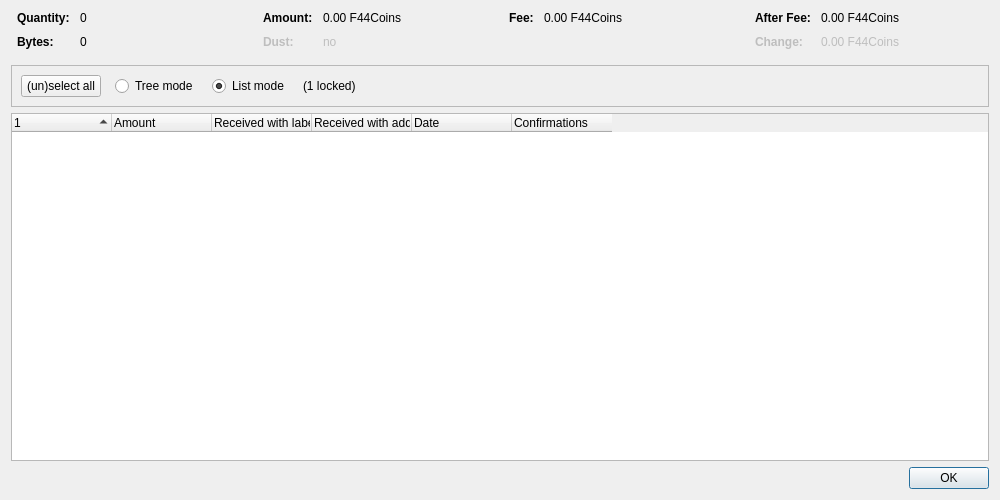
<?xml version="1.0" encoding="UTF-8"?>
<ui version="4.0">
 <class>CoinControlDialog</class>
 <widget class="QDialog" name="CoinControlDialog">
  <property name="geometry">
   <rect>
    <x>0</x>
    <y>0</y>
    <width>1000</width>
    <height>500</height>
   </rect>
  </property>
  <property name="windowTitle">
   <string>Coin Selection</string>
  </property>
  <layout class="QVBoxLayout" name="verticalLayout">
   <item>
    <layout class="QHBoxLayout" name="horizontalLayoutTop" stretch="0,0,0,0">
     <property name="topMargin">
      <number>0</number>
     </property>
     <property name="bottomMargin">
      <number>10</number>
     </property>
     <item>
      <layout class="QFormLayout" name="formLayoutCoinControl1">
       <property name="horizontalSpacing">
        <number>10</number>
       </property>
       <property name="verticalSpacing">
        <number>10</number>
       </property>
       <property name="leftMargin">
        <number>6</number>
       </property>
       <property name="rightMargin">
        <number>6</number>
       </property>
       <item row="0" column="0">
        <widget class="QLabel" name="labelCoinControlQuantityText">
         <property name="font">
          <font>
           <weight>75</weight>
           <bold>true</bold>
          </font>
         </property>
         <property name="text">
          <string>Quantity:</string>
         </property>
        </widget>
       </item>
       <item row="0" column="1">
        <widget class="QLabel" name="labelCoinControlQuantity">
         <property name="cursor">
          <cursorShape>IBeamCursor</cursorShape>
         </property>
         <property name="contextMenuPolicy">
          <enum>Qt::ActionsContextMenu</enum>
         </property>
         <property name="text">
          <string notr="true">0</string>
         </property>
         <property name="textInteractionFlags">
          <set>Qt::LinksAccessibleByMouse|Qt::TextSelectableByKeyboard|Qt::TextSelectableByMouse</set>
         </property>
        </widget>
       </item>
       <item row="1" column="0">
        <widget class="QLabel" name="labelCoinControlBytesText">
         <property name="font">
          <font>
           <weight>75</weight>
           <bold>true</bold>
          </font>
         </property>
         <property name="text">
          <string>Bytes:</string>
         </property>
        </widget>
       </item>
       <item row="1" column="1">
        <widget class="QLabel" name="labelCoinControlBytes">
         <property name="cursor">
          <cursorShape>IBeamCursor</cursorShape>
         </property>
         <property name="contextMenuPolicy">
          <enum>Qt::ActionsContextMenu</enum>
         </property>
         <property name="text">
          <string notr="true">0</string>
         </property>
         <property name="textInteractionFlags">
          <set>Qt::LinksAccessibleByMouse|Qt::TextSelectableByKeyboard|Qt::TextSelectableByMouse</set>
         </property>
        </widget>
       </item>
      </layout>
     </item>
     <item>
      <layout class="QFormLayout" name="formLayoutCoinControl2">
       <property name="horizontalSpacing">
        <number>10</number>
       </property>
       <property name="verticalSpacing">
        <number>10</number>
       </property>
       <property name="leftMargin">
        <number>6</number>
       </property>
       <property name="rightMargin">
        <number>6</number>
       </property>
       <item row="0" column="0">
        <widget class="QLabel" name="labelCoinControlAmountText">
         <property name="font">
          <font>
           <weight>75</weight>
           <bold>true</bold>
          </font>
         </property>
         <property name="text">
          <string>Amount:</string>
         </property>
        </widget>
       </item>
       <item row="0" column="1">
        <widget class="QLabel" name="labelCoinControlAmount">
         <property name="cursor">
          <cursorShape>IBeamCursor</cursorShape>
         </property>
         <property name="contextMenuPolicy">
          <enum>Qt::ActionsContextMenu</enum>
         </property>
         <property name="text">
          <string notr="true">0.00 F44Coins</string>
         </property>
         <property name="textInteractionFlags">
          <set>Qt::LinksAccessibleByMouse|Qt::TextSelectableByKeyboard|Qt::TextSelectableByMouse</set>
         </property>
        </widget>
       </item>
       <item row="1" column="0">
        <widget class="QLabel" name="labelCoinControlLowOutputText">
         <property name="enabled">
          <bool>false</bool>
         </property>
         <property name="font">
          <font>
           <weight>75</weight>
           <bold>true</bold>
          </font>
         </property>
         <property name="text">
          <string>Dust:</string>
         </property>
        </widget>
       </item>
       <item row="1" column="1">
        <widget class="QLabel" name="labelCoinControlLowOutput">
         <property name="enabled">
          <bool>false</bool>
         </property>
         <property name="cursor">
          <cursorShape>IBeamCursor</cursorShape>
         </property>
         <property name="contextMenuPolicy">
          <enum>Qt::ActionsContextMenu</enum>
         </property>
         <property name="text">
          <string notr="true">no</string>
         </property>
         <property name="textInteractionFlags">
          <set>Qt::LinksAccessibleByMouse|Qt::TextSelectableByKeyboard|Qt::TextSelectableByMouse</set>
         </property>
        </widget>
       </item>
      </layout>
     </item>
     <item>
      <layout class="QFormLayout" name="formLayoutCoinControl3">
       <property name="horizontalSpacing">
        <number>10</number>
       </property>
       <property name="verticalSpacing">
        <number>10</number>
       </property>
       <property name="leftMargin">
        <number>6</number>
       </property>
       <property name="rightMargin">
        <number>6</number>
       </property>
       <item row="0" column="0">
        <widget class="QLabel" name="labelCoinControlFeeText">
         <property name="font">
          <font>
           <weight>75</weight>
           <bold>true</bold>
          </font>
         </property>
         <property name="text">
          <string>Fee:</string>
         </property>
        </widget>
       </item>
       <item row="0" column="1">
        <widget class="QLabel" name="labelCoinControlFee">
         <property name="cursor">
          <cursorShape>IBeamCursor</cursorShape>
         </property>
         <property name="contextMenuPolicy">
          <enum>Qt::ActionsContextMenu</enum>
         </property>
         <property name="text">
          <string notr="true">0.00 F44Coins</string>
         </property>
         <property name="textInteractionFlags">
          <set>Qt::LinksAccessibleByMouse|Qt::TextSelectableByKeyboard|Qt::TextSelectableByMouse</set>
         </property>
        </widget>
       </item>
      </layout>
     </item>
     <item>
      <layout class="QFormLayout" name="formLayoutCoinControl4">
       <property name="horizontalSpacing">
        <number>10</number>
       </property>
       <property name="verticalSpacing">
        <number>10</number>
       </property>
       <property name="leftMargin">
        <number>6</number>
       </property>
       <property name="rightMargin">
        <number>6</number>
       </property>
       <item row="0" column="0">
        <widget class="QLabel" name="labelCoinControlAfterFeeText">
         <property name="font">
          <font>
           <weight>75</weight>
           <bold>true</bold>
          </font>
         </property>
         <property name="text">
          <string>After Fee:</string>
         </property>
        </widget>
       </item>
       <item row="0" column="1">
        <widget class="QLabel" name="labelCoinControlAfterFee">
         <property name="cursor">
          <cursorShape>IBeamCursor</cursorShape>
         </property>
         <property name="contextMenuPolicy">
          <enum>Qt::ActionsContextMenu</enum>
         </property>
         <property name="text">
          <string notr="true">0.00 F44Coins</string>
         </property>
         <property name="textInteractionFlags">
          <set>Qt::LinksAccessibleByMouse|Qt::TextSelectableByKeyboard|Qt::TextSelectableByMouse</set>
         </property>
        </widget>
       </item>
       <item row="1" column="0">
        <widget class="QLabel" name="labelCoinControlChangeText">
         <property name="enabled">
          <bool>false</bool>
         </property>
         <property name="font">
          <font>
           <weight>75</weight>
           <bold>true</bold>
          </font>
         </property>
         <property name="text">
          <string>Change:</string>
         </property>
        </widget>
       </item>
       <item row="1" column="1">
        <widget class="QLabel" name="labelCoinControlChange">
         <property name="enabled">
          <bool>false</bool>
         </property>
         <property name="cursor">
          <cursorShape>IBeamCursor</cursorShape>
         </property>
         <property name="contextMenuPolicy">
          <enum>Qt::ActionsContextMenu</enum>
         </property>
         <property name="text">
          <string notr="true">0.00 F44Coins</string>
         </property>
         <property name="textInteractionFlags">
          <set>Qt::LinksAccessibleByMouse|Qt::TextSelectableByKeyboard|Qt::TextSelectableByMouse</set>
         </property>
        </widget>
       </item>
      </layout>
     </item>
    </layout>
   </item>
   <item>
    <widget class="QFrame" name="frame">
     <property name="minimumSize">
      <size>
       <width>0</width>
       <height>40</height>
      </size>
     </property>
     <property name="frameShape">
      <enum>QFrame::StyledPanel</enum>
     </property>
     <property name="frameShadow">
      <enum>QFrame::Sunken</enum>
     </property>
     <layout class="QHBoxLayout" name="horizontalLayout">
      <item>
       <layout class="QHBoxLayout" name="horizontalLayoutPanel" stretch="0,0,0,0,0">
        <property name="spacing">
         <number>14</number>
        </property>
        <item>
         <widget class="QPushButton" name="pushButtonSelectAll">
          <property name="sizePolicy">
           <sizepolicy hsizetype="Maximum" vsizetype="Fixed">
            <horstretch>0</horstretch>
            <verstretch>0</verstretch>
           </sizepolicy>
          </property>
          <property name="text">
           <string>(un)select all</string>
          </property>
          <property name="autoDefault">
           <bool>false</bool>
          </property>
         </widget>
        </item>
        <item>
         <widget class="QRadioButton" name="radioTreeMode">
          <property name="sizePolicy">
           <sizepolicy hsizetype="Maximum" vsizetype="Fixed">
            <horstretch>0</horstretch>
            <verstretch>0</verstretch>
           </sizepolicy>
          </property>
          <property name="text">
           <string>Tree mode</string>
          </property>
         </widget>
        </item>
        <item>
         <widget class="QRadioButton" name="radioListMode">
          <property name="sizePolicy">
           <sizepolicy hsizetype="Maximum" vsizetype="Fixed">
            <horstretch>0</horstretch>
            <verstretch>0</verstretch>
           </sizepolicy>
          </property>
          <property name="text">
           <string>List mode</string>
          </property>
          <property name="checked">
           <bool>true</bool>
          </property>
         </widget>
        </item>
        <item>
         <widget class="QLabel" name="labelLocked">
          <property name="text">
           <string notr="true">(1 locked)</string>
          </property>
         </widget>
        </item>
        <item>
         <spacer name="horizontalSpacer">
          <property name="orientation">
           <enum>Qt::Horizontal</enum>
          </property>
          <property name="sizeHint" stdset="0">
           <size>
            <width>40</width>
            <height>20</height>
           </size>
          </property>
         </spacer>
        </item>
       </layout>
      </item>
     </layout>
    </widget>
   </item>
   <item>
    <widget class="CoinControlTreeWidget" name="treeWidget">
     <property name="contextMenuPolicy">
      <enum>Qt::CustomContextMenu</enum>
     </property>
     <property name="sortingEnabled">
      <bool>false</bool>
     </property>
     <property name="columnCount">
      <number>6</number>
     </property>
     <attribute name="headerShowSortIndicator" stdset="0">
      <bool>true</bool>
     </attribute>
     <attribute name="headerStretchLastSection">
      <bool>false</bool>
     </attribute>
     <column>
      <property name="text">
       <string/>
      </property>
     </column>
     <column>
      <property name="text">
       <string>Amount</string>
      </property>
     </column>
     <column>
      <property name="text">
       <string>Received with label</string>
      </property>
     </column>
     <column>
      <property name="text">
       <string>Received with address</string>
      </property>
     </column>
     <column>
      <property name="text">
       <string>Date</string>
      </property>
     </column>
     <column>
      <property name="text">
       <string>Confirmations</string>
      </property>
      <property name="toolTip">
       <string>Confirmed</string>
      </property>
     </column>
     <column>
      <property name="text">
       <string/>
      </property>
     </column>
     <column>
      <property name="text">
       <string/>
      </property>
     </column>
     <column>
      <property name="text">
       <string/>
      </property>
     </column>
     <column>
      <property name="text">
       <string/>
      </property>
     </column>
    </widget>
   </item>
   <item>
    <widget class="QDialogButtonBox" name="buttonBox">
     <property name="orientation">
      <enum>Qt::Horizontal</enum>
     </property>
     <property name="standardButtons">
      <set>QDialogButtonBox::Ok</set>
     </property>
    </widget>
   </item>
  </layout>
 </widget>
 <customwidgets>
  <customwidget>
   <class>CoinControlTreeWidget</class>
   <extends>QTreeWidget</extends>
   <header>qt/coincontroltreewidget.h</header>
  </customwidget>
 </customwidgets>
 <resources/>
 <connections/>
</ui>
